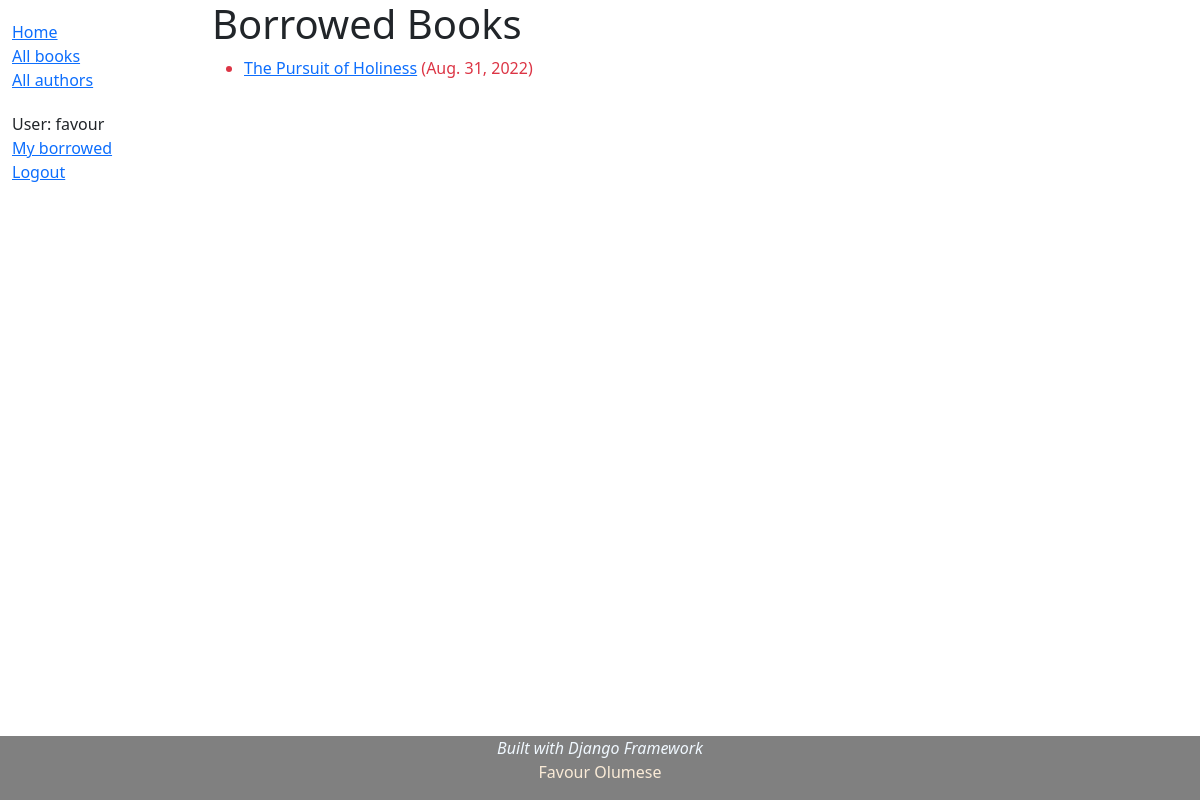
Page /catalog/mybooks/ (signed in) on the earlier database version.
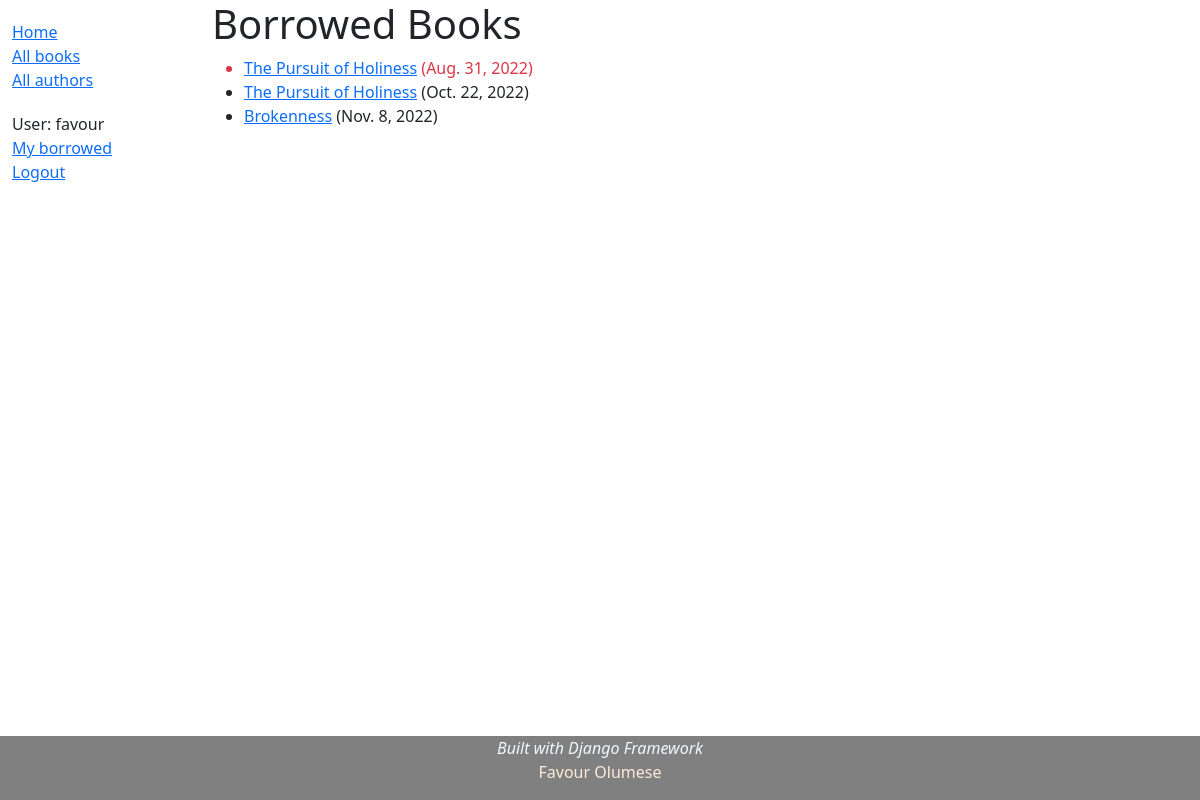
Same page on the later database version.
### catalog/models.py (models this page shows, shortened)
class BookInstance(models.Model):
    id = models.UUIDField(primary_key=True, default=uuid.uuid4,
        help_text='Unique ID for this particular book across whole library.')
    book = models.ForeignKey('Book', on_delete=models.RESTRICT, null=True)
    imprint = models.CharField(max_length=200)
    due_back = models.DateField(null=True, blank=True)
    borrower = models.ForeignKey(User, on_delete=models.SET_NULL, null=True, blank=True)
    LOAN_STATUS = (
        ('m', 'Maintenance'),
        ('o', 'On loan'),
        ('a', 'Available'),
        ('r', 'Reserved'),
    )
    status = models.CharField(
        max_length=1,
        choices=LOAN_STATUS,
        blank=True,
        default='m',
        help_text='Book availabilty'
    )
    class Meta:
        ordering = ['due_back']
        permissions = (("can_mark_returned", "Set book as returned"),
                        ("can_renew", "Renew book due date"),
                        )
    @property
    def is_overdue(self):
        return bool(self.due_back and date.today() > self.due_back)

class Book(models.Model):
    title = models.CharField(max_length=200)
    author = models.ForeignKey('Author', on_delete=models.SET_NULL, null=True)
    summary = models.TextField(max_length=1000,
    help_text = 'Enter a brief description of the book')
    isbn = models.CharField('ISBN', max_length=13, unique=True,
    help_text='13 Character <a href="https://www.isbn-international.org/\
    content/what-isbn">ISBN number</a>')
    genre = models.ManyToManyField(Genre,
    help_text='Select a genre for this book.')
    language = models.ForeignKey('Language', on_delete=models.SET_NULL, null=True)
    def display_genre(self):
        """Create a string for the Genre. This is required to display
        genre in Admin. The ManyToManyField prevent the __str__
        from performing this function."""
        return ', '.join(genre.name for genre in self.genre.all()[:3])
    display_genre.short_description = 'Genre'
    class Meta:
        permissions = (('can_edit_books', 'Edit books\' details'),)

### catalog/views.py (the view)
# urls.py: path('mybooks/', views.LoanedBooksByUserListView.as_view(), name='my-borrowed'),
class LoanedBooksByUserListView(LoginRequiredMixin, generic.ListView):
    model = BookInstance
    template_name = 'catalog/bookinstance_list_borrowed_user.html'
    paginate_by = 10
    def get_queryset(self):
        return BookInstance.objects.filter(borrower=self.request.user).filter(status__exact='o').order_by('due_back')

### catalog/templates/catalog/bookinstance_list_borrowed_user.html (shortened to what this page needs)
{% extends "catalog/base_generic.html" %}
{% block content %}
    <h1>Borrowed Books</h1>
    {% if bookinstance_list %}
        <ul>
            {% for bookinst in bookinstance_list %}
                <li class="{% if bookinst.is_overdue %}text-danger{% endif %}">
                    <a href="{% url 'book-detail' bookinst.book.pk %}">{{ bookinst.book.title }}</a> ({{ bookinst.due_back }})
                </li>
            {% endfor %}
        </ul>
    {% else %}
        <p>There are no books borrowed.</p>
    {% endif %}
{% endblock %}

Differences in the rows shown:
added BookInstance: book "The Pursuit of Holiness", due_back "Oct. 22, 2022"
added BookInstance: book "Brokenness", due_back "Nov. 8, 2022"
